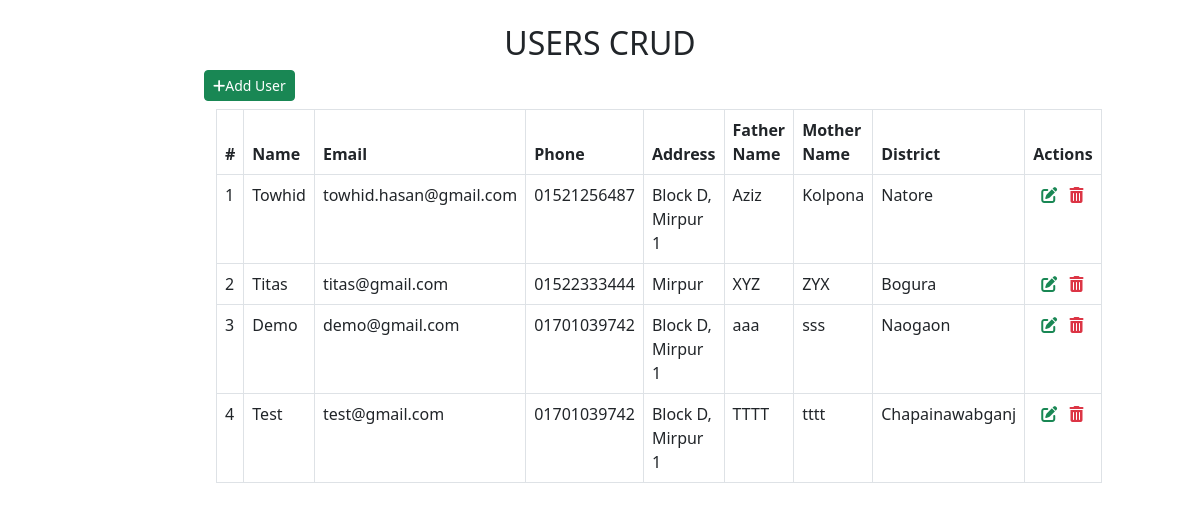
The page / on the database its author committed.
### tables this page shows
CREATE TABLE `users` (
  `id` int NOT NULL,
  `name` varchar(255) DEFAULT NULL,
  `email` varchar(255) DEFAULT NULL,
  `phone` varchar(20) DEFAULT NULL,
  `address` varchar(255) DEFAULT NULL,
  `father_name` varchar(255) DEFAULT NULL,
  `mother_name` varchar(255) DEFAULT NULL,
  `district` varchar(255) DEFAULT NULL
);

### index.php (the view, shortened to what this page needs)
<!DOCTYPE html>
<html lang="en">
<head>
    <link href="https://cdn.jsdelivr.net/npm/bootstrap@5.3.0-alpha3/dist/css/bootstrap.min.css" rel="stylesheet">
</head>
<body>
    <div class="row">
        <div class="col-md-2"></div>
        <div class="col-md-8">
            <h2 class="text-center text-dark mt-4">USERS CRUD</h2>
            <a href="add_user.php" class="btn btn-success btn-sm"> <i class="fa fa-plus" aria-hidden="true"></i>Add User</a>
            <div class="container">
                <table class="table table-bordered mt-2">
                    <thead>
                        <tr>
                            <th>#</th>
                            <th>Name</th>
                            <th>Email</th>
                            <th>Phone</th>
                            <th>Address</th>
                            <th>Father Name</th>
                            <th>Mother Name</th>
                            <th>District</th>
                            <th>Actions</th>
                        </tr>
                    </thead>
                    <tbody>
                        <?php
                        include_once("config.php");
                        $i = 0;
                        $result = mysqli_query($mysqli, "SELECT * FROM users ORDER BY users.id ASC");
                        while ($user = mysqli_fetch_array($result)) {
                            echo "<tr>";
                            echo "<td>" . ++$i . "</td>";
                            echo "<td>" . $user['name'] . "</td>";
                            echo "<td>" . $user['email'] . "</td>";
                            echo "<td>" . $user['phone'] . "</td>";
                            echo "<td>" . $user['address'] . "</td>";
                            echo "<td>" . $user['father_name'] . "</td>";
                            echo "<td>" . $user['mother_name'] . "</td>";
                            echo "<td>" . $user['district'] . "</td>";
                            echo "<td>
                                <a href='edit_user.php?id=" . $user['id'] . "'><i class='fa-solid fa-pen-to-square text-success mx-2'></i></a>
                                <a href='delete_user.php?id=" . $user['id'] . "' onclick='return confirm(&quot;Confirm delete?&quot;)'><i class='fa fa-trash text-danger'></i></i></a>
                            </td>";
                            echo "</tr>";
                        }
                        ?>
                    </tbody>
                </table>
            </div>
        </div>
    </div>
</body>
</html>

### rows shown on the page
users: name "Towhid", email "towhid.hasan@gmail.com", phone "01521256487", address "Block D, Mirpur 1", father_name "Aziz", mother_name "Kolpona", district "Natore"
users: name "Titas", email "titas@gmail.com", phone "01522333444", address "Mirpur", father_name "XYZ", mother_name "ZYX", district "Bogura"
users: name "Demo", email "demo@gmail.com", phone "01701039742", address "Block D, Mirpur 1", father_name "aaa", mother_name "sss", district "Naogaon"
users: name "Test", email "test@gmail.com", phone "01701039742", address "Block D, Mirpur 1", father_name "TTTT", mother_name "tttt", district "Chapainawabganj"
